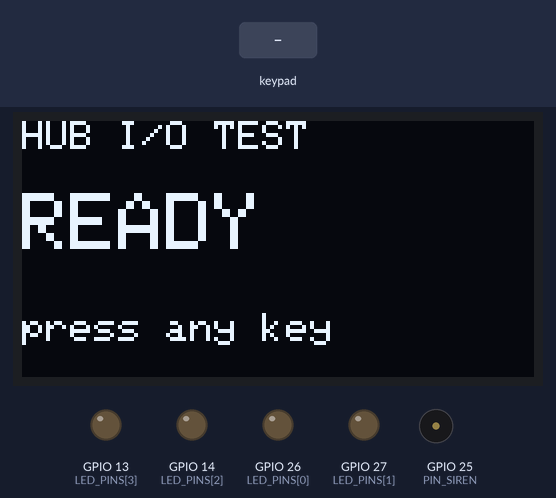
The sketch below on a simulated ESP32. Shown: 128×64 one-colour display, output pins drawn as LEDs (lit = HIGH), buzzer (waves = sounding, pin HIGH). Inputs (shaded band) come from the test bench. What the sketch prints to the serial monitor is not drawn.

Above: at 3.4 s.
3.5 s: keypad keys 2 6 2 7 1 4 1 3 D pressed 0.4 s apart
At 7.3 s:
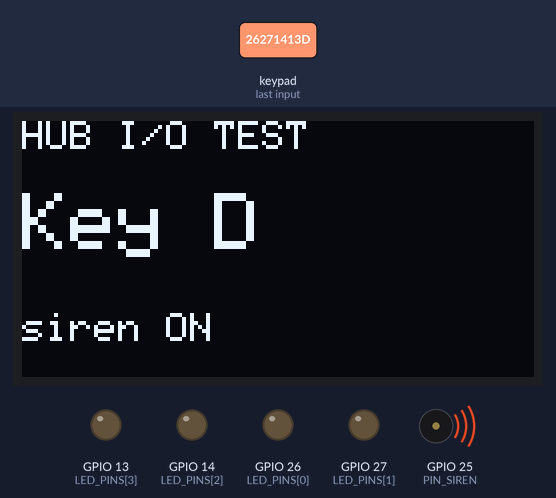
8.6 s: key 'A' pressed
At 9.8 s:
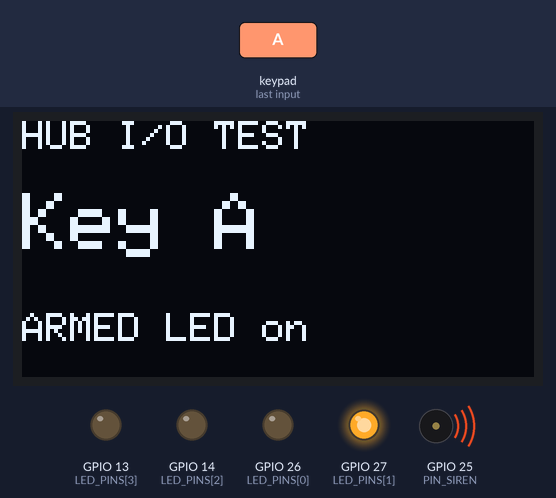
10.1 s: key 'C' pressed
At 11.1 s:
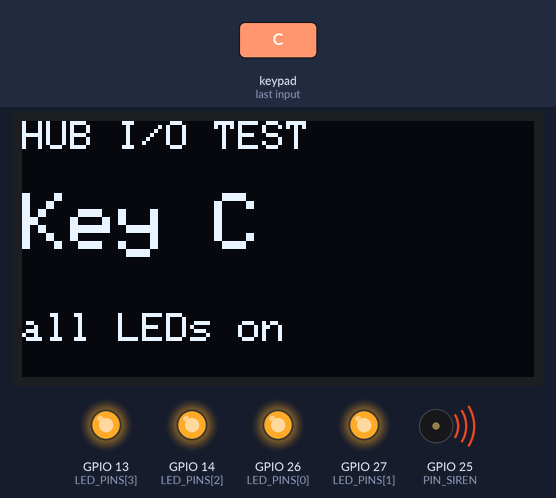
11.6 s: keypad keys 2 6 2 7 1 4 1 3 A pressed 0.4 s apart
At 16.0 s:
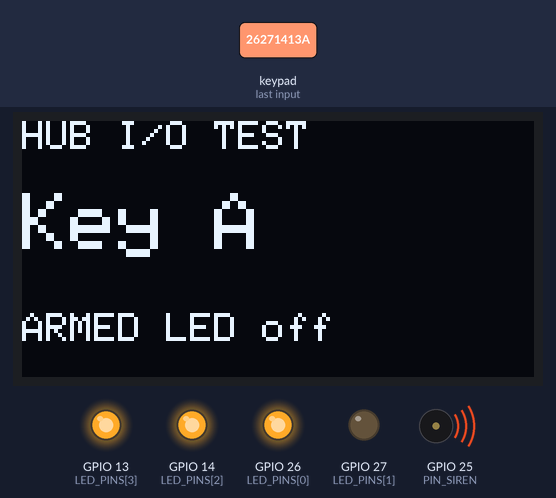
16.7 s: key 'D' pressed
At 17.5 s:
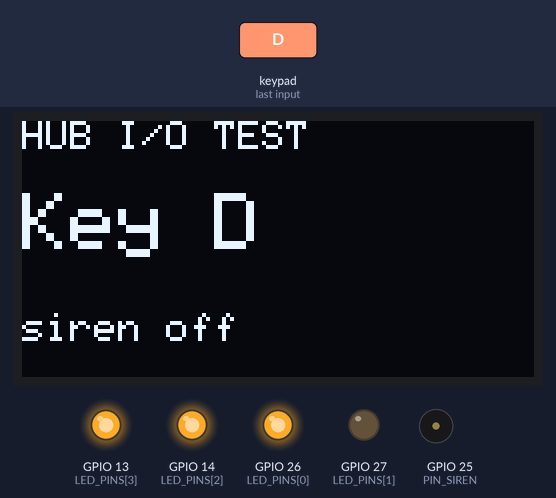
18.2 s: keypad keys 2 6 2 7 1 4 1 3 # pressed 0.4 s apart
At 22.1 s:
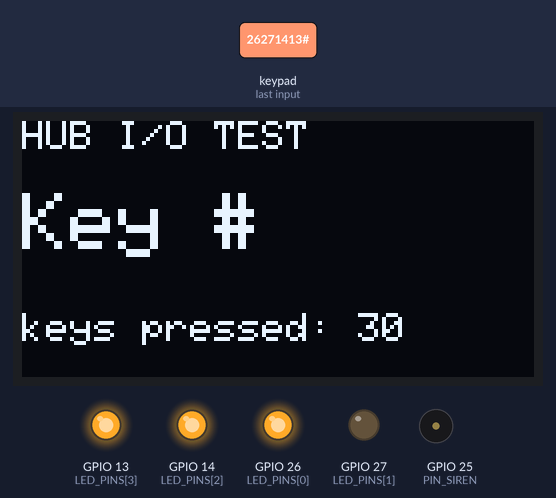
Timing chart, 0 to 23.6 s (numbered marks = the images above; inputs shaded):
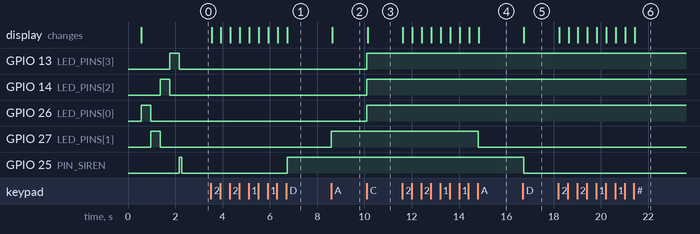

The sketch:

L05_hub_io.ino
```cpp
/*
 * L05_hub_io.ino  -  Lesson 05: hub hardware test (HUB, Board 1)
 * I2C scan + OLED, 4 status LEDs, 4x4 keypad, siren via BC547.
 * Libraries: "Adafruit SSD1306" (installs Adafruit GFX), "Keypad" by Mark Stanley.
 * Serial Monitor 115200.
 *
 * Keys:  any key -> shown on Serial + OLED
 *        A -> toggle ARMED LED     C -> toggle all LEDs
 *        B -> siren beep 300 ms    D -> siren ON/OFF (hold on for the HT4 voltage measurement)
 */
#include <Wire.h>
#include <Adafruit_GFX.h>
#include <Adafruit_SSD1306.h>
#include <Keypad.h>

// ---------- Pins (docs/02_specification) ----------
const int PIN_SIREN = 25;                       // -> 1 kOhm -> BC547 base
const int LED_PINS[4] = {26, 27, 14, 13};       // READY, ARMED, ALARM, FAULT
const char *LED_NAMES[4] = {"READY", "ARMED", "ALARM", "FAULT"};
const int PIN_SDA = 21, PIN_SCL = 22;

// ---------- OLED ----------
Adafruit_SSD1306 oled(128, 64, &Wire, -1);
bool oledOk = false;

// ---------- Keypad ----------
const byte ROWS = 4, COLS = 4;
char keymap[ROWS][COLS] = {
  {'1', '2', '3', 'A'},
  {'4', '5', '6', 'B'},
  {'7', '8', '9', 'C'},
  {'*', '0', '#', 'D'}
};
byte rowPins[ROWS] = {19, 18, 23, 17};          // keypad connector pins 1-4
byte colPins[COLS] = {16, 4, 32, 33};           // keypad connector pins 5-8
Keypad keypad = Keypad(makeKeymap(keymap), rowPins, colPins, ROWS, COLS);

// ---------- State ----------
bool armedLed = false, allLeds = false, sirenLatched = false;
uint32_t beepUntil = 0;
uint16_t keyCount = 0;

void i2cScan() {
  Serial.println("I2C scan:");
  int found = 0;
  for (uint8_t addr = 1; addr < 127; addr++) {
    Wire.beginTransmission(addr);
    if (Wire.endTransmission() == 0) {
      Serial.printf("  device at 0x%02X\n", addr);
      found++;
    }
  }
  if (!found) Serial.println("  none found - check SDA=21, SCL=22, VCC, GND");
}

void oledShow(const char *line1, const char *line2) {
  if (!oledOk) return;
  oled.clearDisplay();
  oled.setTextColor(SSD1306_WHITE);
  oled.setTextSize(1);
  oled.setCursor(0, 0);
  oled.println("HUB I/O TEST");
  oled.setTextSize(2);
  oled.setCursor(0, 18);
  oled.println(line1);
  oled.setTextSize(1);
  oled.setCursor(0, 48);
  oled.println(line2);
  oled.display();
}

void setLeds(bool on) {
  for (int i = 0; i < 4; i++) digitalWrite(LED_PINS[i], on ? HIGH : LOW);
}

void setup() {
  Serial.begin(115200);
  delay(500);
  pinMode(PIN_SIREN, OUTPUT);
  digitalWrite(PIN_SIREN, LOW);                 // safe default: siren off
  for (int i = 0; i < 4; i++) { pinMode(LED_PINS[i], OUTPUT); digitalWrite(LED_PINS[i], LOW); }

  Wire.begin(PIN_SDA, PIN_SCL);
  i2cScan();
  oledOk = oled.begin(SSD1306_SWITCHCAPVCC, 0x3C);
  Serial.println(oledOk ? "OLED OK at 0x3C" : "OLED NOT found at 0x3C");
  oledShow("READY", "press any key");

  Serial.println("LED walk:");
  for (int i = 0; i < 4; i++) {                 // each LED on for 400 ms
    digitalWrite(LED_PINS[i], HIGH);
    Serial.printf("  %s (GPIO%d) ON\n", LED_NAMES[i], LED_PINS[i]);
    delay(400);
    digitalWrite(LED_PINS[i], LOW);
  }
  Serial.println("Siren chirp 100 ms");
  digitalWrite(PIN_SIREN, HIGH); delay(100); digitalWrite(PIN_SIREN, LOW);
  Serial.println("Ready: press keys (A armed LED, B beep, C all LEDs, D siren on/off)");
}

void loop() {
  uint32_t now = millis();
  char k = keypad.getKey();
  if (k) {
    keyCount++;
    Serial.printf("Key '%c'  (count %u)\n", k, keyCount);
    char l1[8]; snprintf(l1, sizeof(l1), "Key %c", k);
    char l2[24];
    switch (k) {
      case 'A': armedLed = !armedLed; digitalWrite(LED_PINS[1], armedLed); snprintf(l2, sizeof(l2), "ARMED LED %s", armedLed ? "on" : "off"); break;
      case 'B': beepUntil = now + 300; snprintf(l2, sizeof(l2), "siren beep"); break;
      case 'C': allLeds = !allLeds; setLeds(allLeds); snprintf(l2, sizeof(l2), "all LEDs %s", allLeds ? "on" : "off"); break;
      case 'D': sirenLatched = !sirenLatched; snprintf(l2, sizeof(l2), "siren %s", sirenLatched ? "ON" : "off"); break;
      default:  snprintf(l2, sizeof(l2), "keys pressed: %u", keyCount); break;
    }
    oledShow(l1, l2);
  }
  bool sirenOn = sirenLatched || (int32_t)(beepUntil - now) > 0;   // non-blocking beep
  digitalWrite(PIN_SIREN, sirenOn ? HIGH : LOW);
}
```

Measured:
- after the input at 3.5 s, GPIO 25 (PIN_SIREN): LOW → HIGH after 3.2 s; the display: first changes at once (image 1 shows a later state)
- after the input at 8.6 s, GPIO 27 (LED_PINS[1]): LOW → HIGH at once; the display: changes at once (image 2)
- after the input at 10.1 s, GPIO 13 (LED_PINS[3]), GPIO 14 (LED_PINS[2]), GPIO 26 (LED_PINS[0]): LOW → HIGH at once; the display: changes at once (image 3)
- after the input at 11.6 s, GPIO 27 (LED_PINS[1]): HIGH → LOW after 3.2 s; the display: first changes at once (image 4 shows a later state)
- after the input at 16.7 s, GPIO 25 (PIN_SIREN): HIGH → LOW at once; the display: first differs from a run without the input at once (image 5)
- after the input at 18.2 s, the display: first changes at once (image 6 shows a later state)
